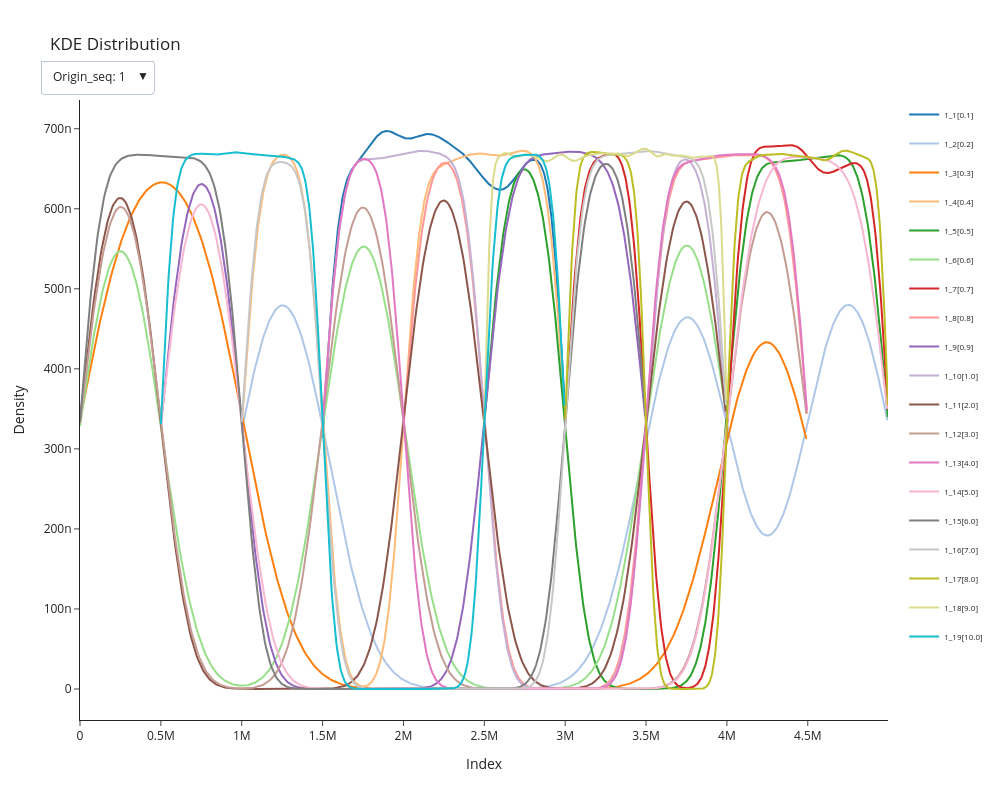

Notebook cell for this chart:
### Code cell
plotly_kde_dropdown(pseudoindels_dataframe)

### Figure 1 — Plotly figure (JSON) as saved in the notebook; plotly's stock layout.template omitted (floating-point values rounded to 4 significant figures; data arrays with more than 128 entries replaced by an {"elided": "..."} marker saying what was removed)
{"data": [{"legendgroup": "1[0.1]", "marker": {"color": "rgb(31, 119, 180)"}, "mode": "lines", "name": "1_1[0.1]", "showlegend": true, "type": "scatter", "visible": true, "x": {"elided": "500 float values"}, "xaxis": "x", "y": {"elided": "500 float values"}, "yaxis": "y"}, {"legendgroup": "2[0.2]", "marker": {"color": "rgb(174, 199, 232)"}, "mode": "lines", "name": "1_2[0.2]", "showlegend": true, "type": "scatter", "visible": true, "x": {"elided": "500 float values"}, "xaxis": "x", "y": {"elided": "500 float values"}, "yaxis": "y"}, {"legendgroup": "3[0.3]", "marker": {"color": "rgb(255, 127, 14)"}, "mode": "lines", "name": "1_3[0.3]", "showlegend": true, "type": "scatter", "visible": true, "x": {"elided": "500 float values"}, "xaxis": "x", "y": {"elided": "500 float values"}, "yaxis": "y"}, {"legendgroup": "4[0.4]", "marker": {"color": "rgb(255, 187, 120)"}, "mode": "lines", "name": "1_4[0.4]", "showlegend": true, "type": "scatter", "visible": true, "x": {"elided": "500 float values"}, "xaxis": "x", "y": {"elided": "500 float values"}, "yaxis": "y"}, {"legendgroup": "5[0.5]", "marker": {"color": "rgb(44, 160, 44)"}, "mode": "lines", "name": "1_5[0.5]", "showlegend": true, "type": "scatter", "visible": true, "x": {"elided": "500 float values"}, "xaxis": "x", "y": {"elided": "500 float values"}, "yaxis": "y"}, {"legendgroup": "6[0.6]", "marker": {"color": "rgb(152, 223, 138)"}, "mode": "lines", "name": "1_6[0.6]", "showlegend": true, "type": "scatter", "visible": true, "x": {"elided": "500 float values"}, "xaxis": "x", "y": {"elided": "500 float values"}, "yaxis": "y"}, {"legendgroup": "7[0.7]", "marker": {"color": "rgb(214, 39, 40)"}, "mode": "lines", "name": "1_7[0.7]", "showlegend": true, "type": "scatter", "visible": true, "x": {"elided": "500 float values"}, "xaxis": "x", "y": {"elided": "500 float values"}, "yaxis": "y"}, {"legendgroup": "8[0.8]", "marker": {"color": "rgb(255, 152, 150)"}, "mode": "lines", "name": "1_8[0.8]", "showlegend": true, "type": "scatter", "visible": true, "x": {"elided": "500 float values"}, "xaxis": "x", "y": {"elided": "500 float values"}, "yaxis": "y"}, {"legendgroup": "9[0.9]", "marker": {"color": "rgb(148, 103, 189)"}, "mode": "lines", "name": "1_9[0.9]", "showlegend": true, "type": "scatter", "visible": true, "x": {"elided": "500 float values"}, "xaxis": "x", "y": {"elided": "500 float values"}, "yaxis": "y"}, {"legendgroup": "10[1.0]", "marker": {"color": "rgb(197, 176, 213)"}, "mode": "lines", "name": "1_10[1.0]", "showlegend": true, "type": "scatter", "visible": true, "x": {"elided": "500 float values"}, "xaxis": "x", "y": {"elided": "500 float values"}, "yaxis": "y"}, {"legendgroup": "11[2.0]", "marker": {"color": "rgb(140, 86, 75)"}, "mode": "lines", "name": "1_11[2.0]", "showlegend": true, "type": "scatter", "visible": true, "x": {"elided": "500 float values"}, "xaxis": "x", "y": {"elided": "500 float values"}, "yaxis": "y"}, {"legendgroup": "12[3.0]", "marker": {"color": "rgb(196, 156, 148)"}, "mode": "lines", "name": "1_12[3.0]", "showlegend": true, "type": "scatter", "visible": true, "x": {"elided": "500 float values"}, "xaxis": "x", "y": {"elided": "500 float values"}, "yaxis": "y"}, {"legendgroup": "13[4.0]", "marker": {"color": "rgb(227, 119, 194)"}, "mode": "lines", "name": "1_13[4.0]", "showlegend": true, "type": "scatter", "visible": true, "x": {"elided": "500 float values"}, "xaxis": "x", "y": {"elided": "500 float values"}, "yaxis": "y"}, {"legendgroup": "14[5.0]", "marker": {"color": "rgb(247, 182, 210)"}, "mode": "lines", "name": "1_14[5.0]", "showlegend": true, "type": "scatter", "visible": true, "x": {"elided": "500 float values"}, "xaxis": "x", "y": {"elided": "500 float values"}, "yaxis": "y"}, {"legendgroup": "15[6.0]", "marker": {"color": "rgb(127, 127, 127)"}, "mode": "lines", "name": "1_15[6.0]", "showlegend": true, "type": "scatter", "visible": true, "x": {"elided": "500 float values"}, "xaxis": "x", "y": {"elided": "500 float values"}, "yaxis": "y"}, {"legendgroup": "16[7.0]", "marker": {"color": "rgb(199, 199, 199)"}, "mode": "lines", "name": "1_16[7.0]", "showlegend": true, "type": "scatter", "visible": true, "x": {"elided": "500 float values"}, "xaxis": "x", "y": {"elided": "500 float values"}, "yaxis": "y"}, {"legendgroup": "17[8.0]", "marker": {"color": "rgb(188, 189, 34)"}, "mode": "lines", "name": "1_17[8.0]", "showlegend": true, "type": "scatter", "visible": true, "x": {"elided": "500 float values"}, "xaxis": "x", "y": {"elided": "500 float values"}, "yaxis": "y"}, {"legendgroup": "18[9.0]", "marker": {"color": "rgb(219, 219, 141)"}, "mode": "lines", "name": "1_18[9.0]", "showlegend": true, "type": "scatter", "visible": true, "x": {"elided": "500 float values"}, "xaxis": "x", "y": {"elided": "500 float values"}, "yaxis": "y"}, {"legendgroup": "19[10.0]", "marker": {"color": "rgb(23, 190, 207)"}, "mode": "lines", "name": "1_19[10.0]", "showlegend": true, "type": "scatter", "visible": true, "x": {"elided": "500 float values"}, "xaxis": "x", "y": {"elided": "500 float values"}, "yaxis": "y"}, {"legendgroup": "20[0.1]", "marker": {"color": "rgb(31, 119, 180)"}, "mode": "lines", "name": "2_20[0.1]", "showlegend": true, "type": "scatter", "visible": false, "x": {"elided": "500 float values"}, "xaxis": "x", "y": {"elided": "500 float values"}, "yaxis": "y"}, {"legendgroup": "21[0.2]", "marker": {"color": "rgb(174, 199, 232)"}, "mode": "lines", "name": "2_21[0.2]", "showlegend": true, "type": "scatter", "visible": false, "x": {"elided": "500 float values"}, "xaxis": "x", "y": {"elided": "500 float values"}, "yaxis": "y"}, {"legendgroup": "22[0.3]", "marker": {"color": "rgb(255, 127, 14)"}, "mode": "lines", "name": "2_22[0.3]", "showlegend": true, "type": "scatter", "visible": false, "x": {"elided": "500 float values"}, "xaxis": "x", "y": {"elided": "500 float values"}, "yaxis": "y"}, {"legendgroup": "23[0.4]", "marker": {"color": "rgb(255, 187, 120)"}, "mode": "lines", "name": "2_23[0.4]", "showlegend": true, "type": "scatter", "visible": false, "x": {"elided": "500 float values"}, "xaxis": "x", "y": {"elided": "500 float values"}, "yaxis": "y"}, {"legendgroup": "24[0.5]", "marker": {"color": "rgb(44, 160, 44)"}, "mode": "lines", "name": "2_24[0.5]", "showlegend": true, "type": "scatter", "visible": false, "x": {"elided": "500 float values"}, "xaxis": "x", "y": {"elided": "500 float values"}, "yaxis": "y"}, {"legendgroup": "25[0.6]", "marker": {"color": "rgb(152, 223, 138)"}, "mode": "lines", "name": "2_25[0.6]", "showlegend": true, "type": "scatter", "visible": false, "x": {"elided": "500 float values"}, "xaxis": "x", "y": {"elided": "500 float values"}, "yaxis": "y"}, {"legendgroup": "26[0.7]", "marker": {"color": "rgb(214, 39, 40)"}, "mode": "lines", "name": "2_26[0.7]", "showlegend": true, "type": "scatter", "visible": false, "x": {"elided": "500 float values"}, "xaxis": "x", "y": {"elided": "500 float values"}, "yaxis": "y"}, {"legendgroup": "27[0.8]", "marker": {"color": "rgb(255, 152, 150)"}, "mode": "lines", "name": "2_27[0.8]", "showlegend": true, "type": "scatter", "visible": false, "x": {"elided": "500 float values"}, "xaxis": "x", "y": {"elided": "500 float values"}, "yaxis": "y"}, {"legendgroup": "28[0.9]", "marker": {"color": "rgb(148, 103, 189)"}, "mode": "lines", "name": "2_28[0.9]", "showlegend": true, "type": "scatter", "visible": false, "x": {"elided": "500 float values"}, "xaxis": "x", "y": {"elided": "500 float values"}, "yaxis": "y"}, {"legendgroup": "29[1.0]", "marker": {"color": "rgb(197, 176, 213)"}, "mode": "lines", "name": "2_29[1.0]", "showlegend": true, "type": "scatter", "visible": false, "x": {"elided": "500 float values"}, "xaxis": "x", "y": {"elided": "500 float values"}, "yaxis": "y"}, {"legendgroup": "30[2.0]", "marker": {"color": "rgb(140, 86, 75)"}, "mode": "lines", "name": "2_30[2.0]", "showlegend": true, "type": "scatter", "visible": false, "x": {"elided": "500 float values"}, "xaxis": "x", "y": {"elided": "500 float values"}, "yaxis": "y"}, {"legendgroup": "31[3.0]", "marker": {"color": "rgb(196, 156, 148)"}, "mode": "lines", "name": "2_31[3.0]", "showlegend": true, "type": "scatter", "visible": false, "x": {"elided": "500 float values"}, "xaxis": "x", "y": {"elided": "500 float values"}, "yaxis": "y"}, {"legendgroup": "32[4.0]", "marker": {"color": "rgb(227, 119, 194)"}, "mode": "lines", "name": "2_32[4.0]", "showlegend": true, "type": "scatter", "visible": false, "x": {"elided": "500 float values"}, "xaxis": "x", "y": {"elided": "500 float values"}, "yaxis": "y"}, {"legendgroup": "33[5.0]", "marker": {"color": "rgb(247, 182, 210)"}, "mode": "lines", "name": "2_33[5.0]", "showlegend": true, "type": "scatter", "visible": false, "x": {"elided": "500 float values"}, "xaxis": "x", "y": {"elided": "500 float values"}, "yaxis": "y"}, {"legendgroup": "34[6.0]", "marker": {"color": "rgb(127, 127, 127)"}, "mode": "lines", "name": "2_34[6.0]", "showlegend": true, "type": "scatter", "visible": false, "x": {"elided": "500 float values"}, "xaxis": "x", "y": {"elided": "500 float values"}, "yaxis": "y"}, {"legendgroup": "35[7.0]", "marker": {"color": "rgb(199, 199, 199)"}, "mode": "lines", "name": "2_35[7.0]", "showlegend": true, "type": "scatter", "visible": false, "x": {"elided": "500 float values"}, "xaxis": "x", "y": {"elided": "500 float values"}, "yaxis": "y"}, {"legendgroup": "36[8.0]", "marker": {"color": "rgb(188, 189, 34)"}, "mode": "lines", "name": "2_36[8.0]", "showlegend": true, "type": "scatter", "visible": false, "x": {"elided": "500 float values"}, "xaxis": "x", "y": {"elided": "500 float values"}, "yaxis": "y"}, {"legendgroup": "37[9.0]", "marker": {"color": "rgb(219, 219, 141)"}, "mode": "lines", "name": "2_37[9.0]", "showlegend": true, "type": "scatter", "visible": false, "x": {"elided": "500 float values"}, "xaxis": "x", "y": {"elided": "500 float values"}, "yaxis": "y"}, {"legendgroup": "38[10.0]", "marker": {"color": "rgb(23, 190, 207)"}, "mode": "lines", "name": "2_38[10.0]", "showlegend": true, "type": "scatter", "visible": false, "x": {"elided": "500 float values"}, "xaxis": "x", "y": {"elided": "500 float values"}, "yaxis": "y"}, {"legendgroup": "39[0.1]", "marker": {"color": "rgb(31, 119, 180)"}, "mode": "lines", "name": "3_39[0.1]", "showlegend": true, "type": "scatter", "visible": false, "x": {"elided": "500 float values"}, "xaxis": "x", "y": {"elided": "500 float values"}, "yaxis": "y"}, {"legendgroup": "40[0.2]", "marker": {"color": "rgb(174, 199, 232)"}, "mode": "lines", "name": "3_40[0.2]", "showlegend": true, "type": "scatter", "visible": false, "x": {"elided": "500 float values"}, "xaxis": "x", "y": {"elided": "500 float values"}, "yaxis": "y"}, {"legendgroup": "41[0.3]", "marker": {"color": "rgb(255, 127, 14)"}, "mode": "lines", "name": "3_41[0.3]", "showlegend": true, "type": "scatter", "visible": false, "x": {"elided": "500 float values"}, "xaxis": "x", "y": {"elided": "500 float values"}, "yaxis": "y"}, {"legendgroup": "42[0.4]", "marker": {"color": "rgb(255, 187, 120)"}, "mode": "lines", "name": "3_42[0.4]", "showlegend": true, "type": "scatter", "visible": false, "x": {"elided": "500 float values"}, "xaxis": "x", "y": {"elided": "500 float values"}, "yaxis": "y"}, {"legendgroup": "43[0.5]", "marker": {"color": "rgb(44, 160, 44)"}, "mode": "lines", "name": "3_43[0.5]", "showlegend": true, "type": "scatter", "visible": false, "x": {"elided": "500 float values"}, "xaxis": "x", "y": {"elided": "500 float values"}, "yaxis": "y"}, {"legendgroup": "44[0.6]", "marker": {"color": "rgb(152, 223, 138)"}, "mode": "lines", "name": "3_44[0.6]", "showlegend": true, "type": "scatter", "visible": false, "x": {"elided": "500 float values"}, "xaxis": "x", "y": {"elided": "500 float values"}, "yaxis": "y"}, {"legendgroup": "45[0.7]", "marker": {"color": "rgb(214, 39, 40)"}, "mode": "lines", "name": "3_45[0.7]", "showlegend": true, "type": "scatter", "visible": false, "x": {"elided": "500 float values"}, "xaxis": "x", "y": {"elided": "500 float values"}, "yaxis": "y"}, {"legendgroup": "46[0.8]", "marker": {"color": "rgb(255, 152, 150)"}, "mode": "lines", "name": "3_46[0.8]", "showlegend": true, "type": "scatter", "visible": false, "x": {"elided": "500 float values"}, "xaxis": "x", "y": {"elided": "500 float values"}, "yaxis": "y"}, {"legendgroup": "47[0.9]", "marker": {"color": "rgb(148, 103, 189)"}, "mode": "lines", "name": "3_47[0.9]", "showlegend": true, "type": "scatter", "visible": false, "x": {"elided": "500 float values"}, "xaxis": "x", "y": {"elided": "500 float values"}, "yaxis": "y"}, {"legendgroup": "48[1.0]", "marker": {"color": "rgb(197, 176, 213)"}, "mode": "lines", "name": "3_48[1.0]", "showlegend": true, "type": "scatter", "visible": false, "x": {"elided": "500 float values"}, "xaxis": "x", "y": {"elided": "500 float values"}, "yaxis": "y"}, {"legendgroup": "49[2.0]", "marker": {"color": "rgb(140, 86, 75)"}, "mode": "lines", "name": "3_49[2.0]", "showlegend": true, "type": "scatter", "visible": false, "x": {"elided": "500 float values"}, "xaxis": "x", "y": {"elided": "500 float values"}, "yaxis": "y"}, {"legendgroup": "50[3.0]", "marker": {"color": "rgb(196, 156, 148)"}, "mode": "lines", "name": "3_50[3.0]", "showlegend": true, "type": "scatter", "visible": false, "x": {"elided": "500 float values"}, "xaxis": "x", "y": {"elided": "500 float values"}, "yaxis": "y"}, {"legendgroup": "51[4.0]", "marker": {"color": "rgb(227, 119, 194)"}, "mode": "lines", "name": "3_51[4.0]", "showlegend": true, "type": "scatter", "visible": false, "x": {"elided": "500 float values"}, "xaxis": "x", "y": {"elided": "500 float values"}, "yaxis": "y"}, {"legendgroup": "52[5.0]", "marker": {"color": "rgb(247, 182, 210)"}, "mode": "lines", "name": "3_52[5.0]", "showlegend": true, "type": "scatter", "visible": false, "x": {"elided": "500 float values"}, "xaxis": "x", "y": {"elided": "500 float values"}, "yaxis": "y"}, {"legendgroup": "53[6.0]", "marker": {"color": "rgb(127, 127, 127)"}, "mode": "lines", "name": "3_53[6.0]", "showlegend": true, "type": "scatter", "visible": false, "x": {"elided": "500 float values"}, "xaxis": "x", "y": {"elided": "500 float values"}, "yaxis": "y"}, {"legendgroup": "54[7.0]", "marker": {"color": "rgb(199, 199, 199)"}, "mode": "lines", "name": "3_54[7.0]", "showlegend": true, "type": "scatter", "visible": false, "x": {"elided": "500 float values"}, "xaxis": "x", "y": {"elided": "500 float values"}, "yaxis": "y"}, {"legendgroup": "55[8.0]", "marker": {"color": "rgb(188, 189, 34)"}, "mode": "lines", "name": "3_55[8.0]", "showlegend": true, "type": "scatter", "visible": false, "x": {"elided": "500 float values"}, "xaxis": "x", "y": {"elided": "500 float values"}, "yaxis": "y"}, {"legendgroup": "56[9.0]", "marker": {"color": "rgb(219, 219, 141)"}, "mode": "lines", "name": "3_56[9.0]", "showlegend": true, "type": "scatter", "visible": false, "x": {"elided": "500 float values"}, "xaxis": "x", "y": {"elided": "500 float values"}, "yaxis": "y"}, {"legendgroup": "57[10.0]", "marker": {"color": "rgb(23, 190, 207)"}, "mode": "lines", "name": "3_57[10.0]", "showlegend": true, "type": "scatter", "visible": false, "x": {"elided": "500 float values"}, "xaxis": "x", "y": {"elided": "500 float values"}, "yaxis": "y"}], "layout": {"height": 800, "legend": {"font": {"size": 8}}, "showlegend": true, "title": {"text": "KDE Distribution"}, "updatemenus": [{"active": 0, "buttons": [{"args": [{"visible": [true, true, true, true, true, true, true, true, true, true, true, true, true, true, true, true, true, true, true, false, false, false, false, false, false, false, false, false, false, false, false, false, false, false, false, false, false, false, false, false, false, false, false, false, false, false, false, false, false, false, false, false, false, false, false, false, false]}, {"title": "KDE Distribution - Origin sequnce: 1"}], "label": "Origin_seq: 1", "method": "update"}, {"args": [{"visible": [false, false, false, false, false, false, false, false, false, false, false, false, false, false, false, false, false, false, false, true, true, true, true, true, true, true, true, true, true, true, true, true, true, true, true, true, true, true, false, false, false, false, false, false, false, false, false, false, false, false, false, false, false, false, false, false, false]}, {"title": "KDE Distribution - Origin sequnce: 2"}], "label": "Origin_seq: 2", "method": "update"}, {"args": [{"visible": [false, false, false, false, false, false, false, false, false, false, false, false, false, false, false, false, false, false, false, false, false, false, false, false, false, false, false, false, false, false, false, false, false, false, false, false, false, false, true, true, true, true, true, true, true, true, true, true, true, true, true, true, true, true, true, true, true]}, {"title": "KDE Distribution - Origin sequnce: 3"}], "label": "Origin_seq: 3", "method": "update"}], "direction": "down", "pad": {"r": 10, "t": 10}, "showactive": true, "xanchor": "left", "y": 1.08, "yanchor": "top"}], "width": 1000, "xaxis": {"title": {"text": "Index"}}, "yaxis": {"title": {"text": "Density"}}}}
